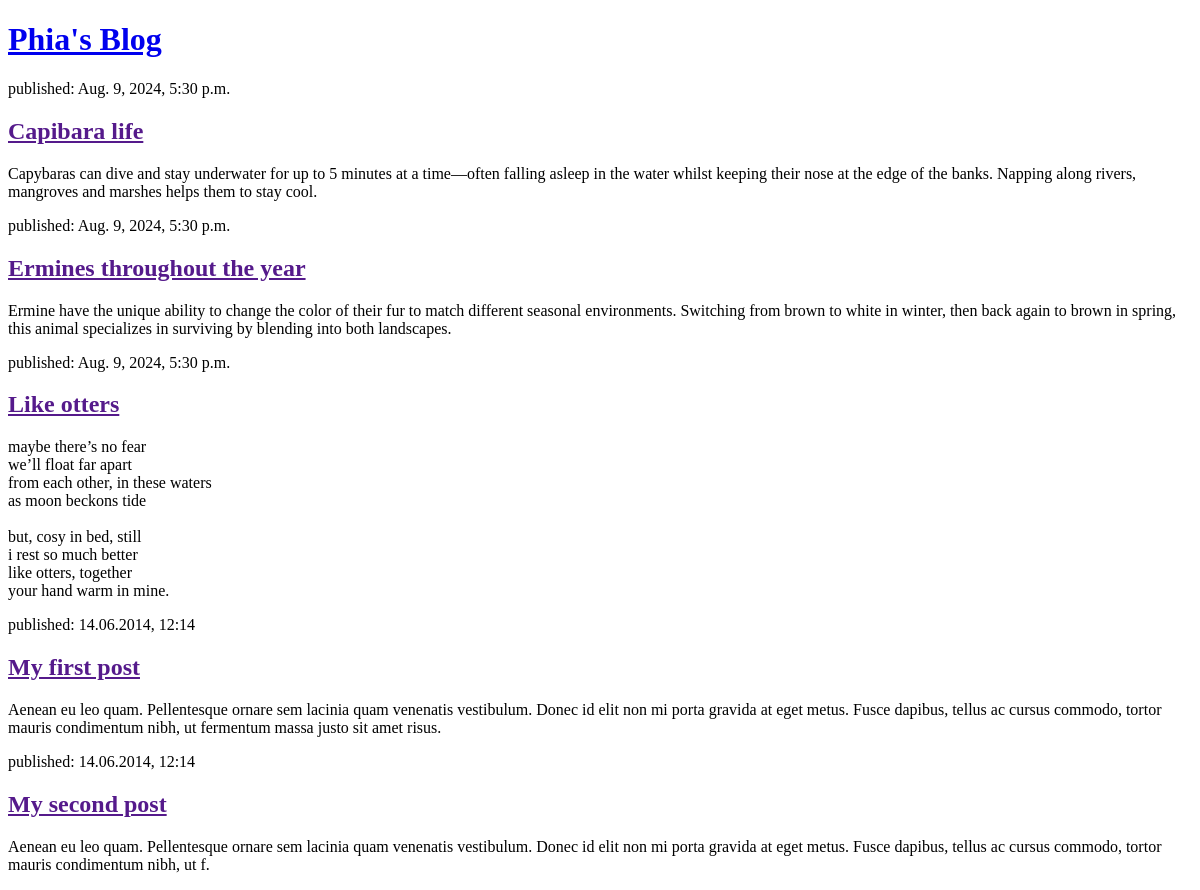
Before: / with the older database file.
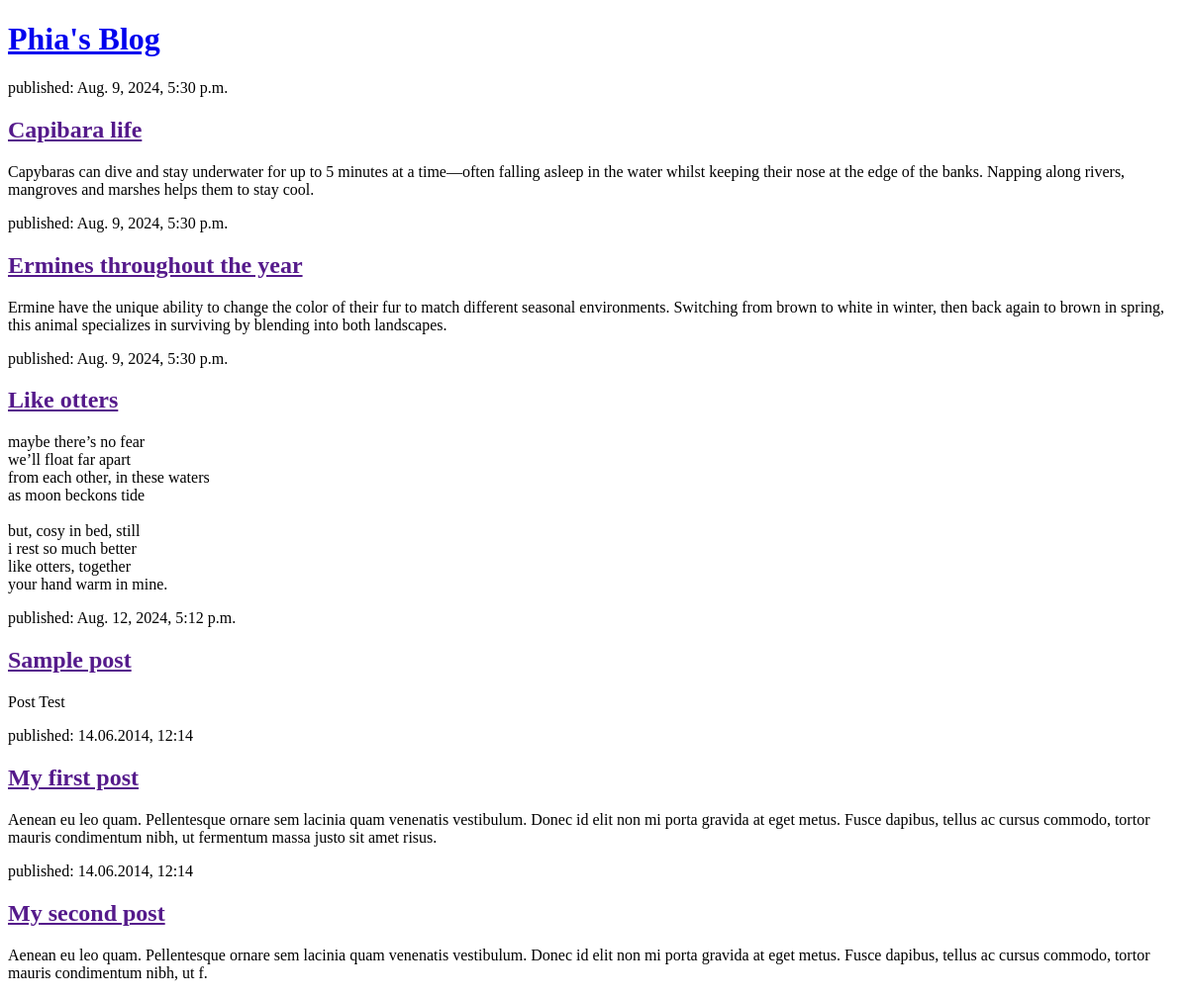
After: the same page with the newer database file.
### blog/models.py (models this page shows, shortened)
class Post(models.Model):
    author = models.ForeignKey(settings.AUTH_USER_MODEL, on_delete=models.CASCADE)
    title = models.CharField(max_length=200)
    text = models.TextField()
    created_date = models.DateTimeField(default=timezone.now)
    published_date = models.DateTimeField(blank=True, null=True)

### blog/views.py (the view)
# urls.py: path('', views.post_list, name='post_list'),
def post_list(request):
    posts = Post.objects.filter(published_date__lte=timezone.now()).order_by('published_date')
    return render(request, 'blog/post_list.html', {'posts': posts})

### blog/templates/blog/post_list.html (shortened to what this page needs)
<!DOCTYPE html>
<html>
    <head>
    </head>
    <body>
        <header>
            <h1><a href="/">Phia's Blog</a></h1>
        </header>
        {% for post in posts %}
            <article>
                <time>published: {{ post.published_date }}</time>
                <h2><a href="">{{ post.title }}</a></h2>
                <p>{{ post.text|linebreaksbr }}</p>
            </article>
        {% endfor %}
        <article>
            <time>published: 14.06.2014, 12:14</time>
            <h2><a href="">My first post</a></h2>
            <p>Aenean eu leo quam. Pellentesque ornare sem lacinia quam venenatis vestibulum. Donec id elit non mi porta gravida at eget metus. Fusce dapibus, tellus ac cursus commodo, tortor mauris condimentum nibh, ut fermentum massa justo sit amet risus.</p>
        </article>
        <article>
            <time>published: 14.06.2014, 12:14</time>
            <h2><a href="">My second post</a></h2>
            <p>Aenean eu leo quam. Pellentesque ornare sem lacinia quam venenatis vestibulum. Donec id elit non mi porta gravida at eget metus. Fusce dapibus, tellus ac cursus commodo, tortor mauris condimentum nibh, ut f.</p>
        </article>
    </body>
</html>

Changed rows visible on the page:
added Post: published_date "Aug. 12, 2024, 5:12 p.m.", title "Sample post", text "Post Test"
